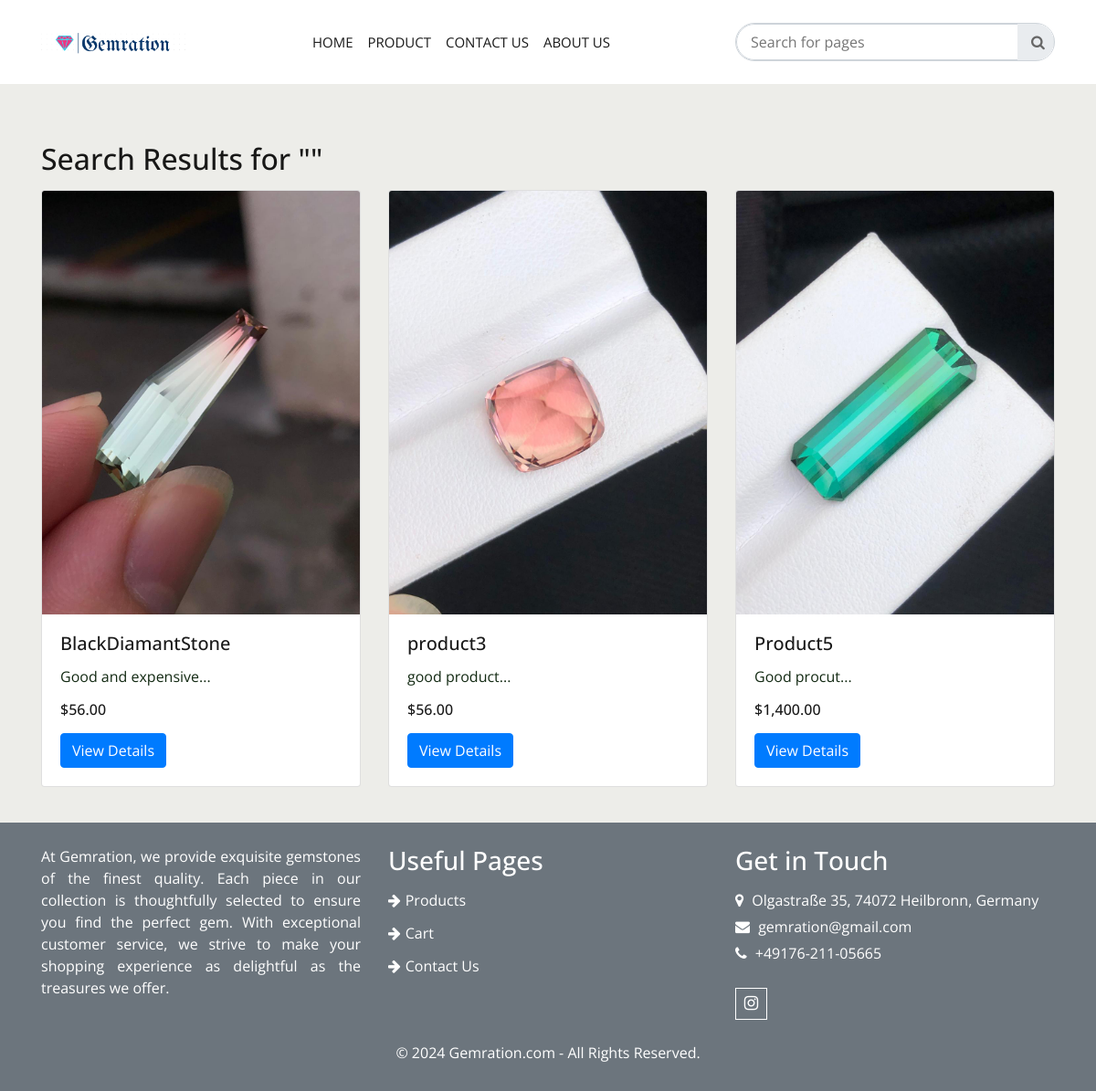
Screenshot of /search.php with the database file from the repository.
### tables this page shows
CREATE TABLE `products` (
  `id` int(11) NOT NULL,
  `name` varchar(255) NOT NULL,
  `description` text NOT NULL,
  `price` decimal(10,2) NOT NULL,
  `image` varchar(255) NOT NULL,
  `video_url` varchar(255) DEFAULT NULL
);

### search.php (the view, shortened to what this page needs)
<?php
$servername = "localhost";
$username = "root";
$password = "";
$dbname = "gemratio_main";
$conn = new mysqli($servername, $username, $password, $dbname);
$search_query = isset($_GET['query']) ? $_GET['query'] : '';
$sql = "SELECT * FROM products WHERE name LIKE ? OR description LIKE ?";
$stmt = $conn->prepare($sql);
$search_param = '%' . $search_query . '%';
$stmt->bind_param('ss', $search_param, $search_param);
$stmt->execute();
$result = $stmt->get_result();
?>
<!DOCTYPE html>
<html lang="en">
<body>
    <div class="container mt-5">
        <h2>Search Results for "<?php echo htmlspecialchars($search_query); ?>"</h2>
        <div class="row">
            <?php if ($result->num_rows > 0): ?>
                <?php while ($row = $result->fetch_assoc()): ?>
                    <div class="col-md-4 mb-4">
                        <div class="card">
                            <img src="img/<?php echo $row['image']; ?>" class="card-img-top" alt="<?php echo $row['name']; ?>">
                            <div class="card-body">
                                <h5 class="card-title"><?php echo $row['name']; ?></h5>
                                <p class="card-text"><?php echo substr($row['description'], 0, 100) . '...'; ?></p>
                                <h6 class="card-price">$<?php echo number_format($row['price'], 2); ?></h6>
                                <a href="product-detail.php?id=<?php echo $row['id']; ?>" class="btn btn-primary">View Details</a>
                            </div>
                        </div>
                    </div>
                <?php endwhile; ?>
            <?php endif; ?>
        </div>
    </div>
</body>
</html>

### css/style.css (style rules this page uses)
body { color: #132a13; font-family: 'Open Sans', sans-serif; font-weight: 400; background: #edede9; }
a { color: #d5bdaf; transition: 0.5s; }
p { padding: 0; margin: 0 0 15px 0; }
h1, h2, h3, h4, h5, h6 { color: rgba(0,0,0,.9); margin: 0 0 15px 0; padding: 0; }
.header { position: relative; }
.header .navbar { height: 100%; padding: 0; }
@media (min-width: 768px) { .header, .header .navbar { background: #ffffff !important; } }
@media (min-width: 768px) { .header a.nav-link { padding: 8px 15px; font-size: 15px; text-transform: uppercase; } }
.header a.nav-link { padding: 5px; }
.footer { background: #6c757d; color: #d5bdaf; padding-top: 10px; }
.right-aligned-text { text-align: justify; }
.footer .footer-widget { position: relative; width: 100%; }
.footer .footer-widget .title { color: #ffffff; white-space: nowrap; }
.footer .footer-widget p { color: #ffffff; }
.footer .footer-widget ul { margin: 0; padding: 0; list-style: none; }
.footer .footer-widget ul li { margin-bottom: 12px; }
.footer .footer-widget ul li:last-child { margin-bottom: 0; }
.footer .footer-widget ul li a { color: #ffffff; }
.footer .footer-widget ul li a::before { content: '\f061'; font-family: 'FontAwesome'; padding-right: 5px; }
.footer .contact-info p { margin-bottom: 5px; color: #ffffff; font-size: 16px; }
.footer .contact-info p i { color: #ffffff; margin-right: 5px; }
.footer .social { position: relative; width: 100%; }
.footer .social a { display: inline-block; margin: 10px 5px 0 0; width: 35px; height: 35px; padding: 2px 0; text-align: center; font-size: 18px; border: 1px solid #ffffff; }
.footer .social a i { color: #ffffff; }
.search form { position: relative; display: flex; justify-content: flex-end; align-items: center; border: 1px solid #ced4da; border-radius: 50px; overflow: hidden; max-width: 400px; }
.search input[type="text"] { border: none; padding: 6px 15px; width: 100%; outline: none; border-top-left-radius: 50px; border-bottom-left-radius: 50px; }
.search button { background-color: #f8f9fa; border: none; padding: 10px 15px; border-top-right-radius: 50px; border-bottom-right-radius: 50px; color: #666; display: flex; align-items: center; }
.navbar-nav { justify-content: center; }
.header { padding: 10px 0; background-color: #132a13; }
.header .logo img { max-height: 60px; }
.header .search { position: relative; max-width: 400px; width: 100%; }
.header .search input[type="text"] { width: 100%; height: 40px; padding: 0 15px; border: 1px solid #ced4da; border-radius: 50px 0 0 50px; outline: none; }
.header .search button { position: absolute; right: 0; top: 0; height: 40px; width: 40px; background-color: #e9ecef; border: none; border-radius: 0 50px 50px 0; cursor: pointer; }
.header .search button i { color: #666; }
.header .navbar { flex-grow: 1; justify-content: center; }
.header .navbar-nav { justify-content: center; }
.header .navbar-nav .nav-link { color:rgba(0,0,0,.9); }
@media (min-width: 769px) and (max-width: 1200px) { .container { padding: 15px; } }

### rows the page displays
products: image (picture), name "BlackDiamantStone", description "Good and expensive", price "56.00"
products: image (picture), name "product3", description "good product", price "56.00"
products: image (picture), name "Product5", description "Good procut", price "1,400.00"
